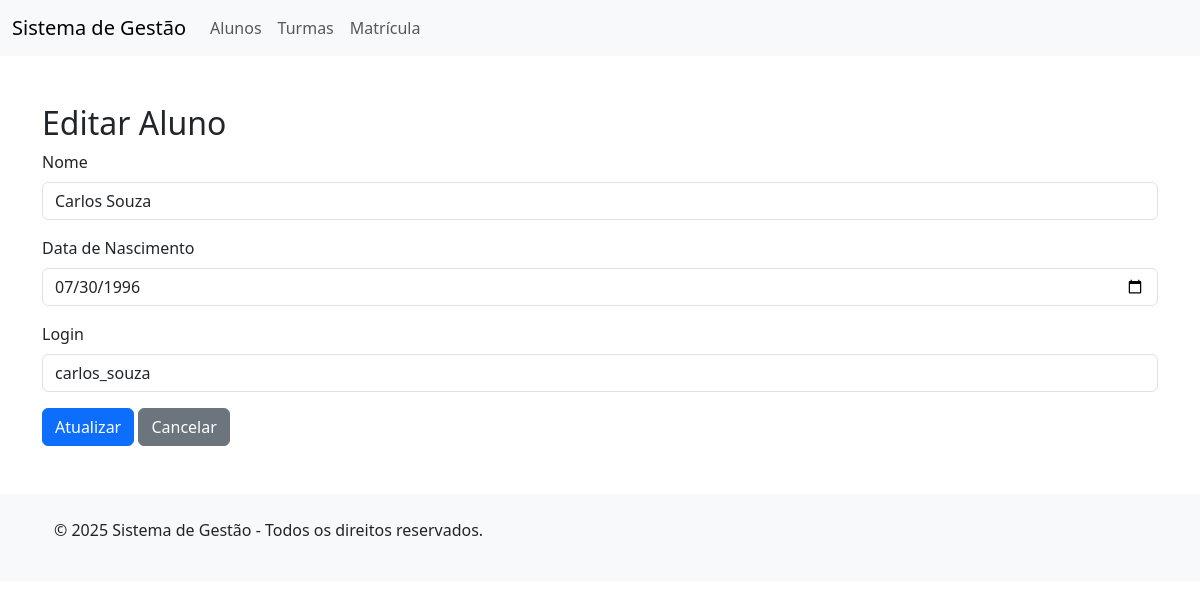
Screenshot of /students/edit?id=3 with the database file from the repository.
### tables this page shows
CREATE TABLE students (
    id INT PRIMARY KEY AUTO_INCREMENT,
    name VARCHAR(100) NOT NULL,
    birth_date DATE NOT NULL,
    user_login VARCHAR(30) NOT NULL,
    created_at TIMESTAMP DEFAULT CURRENT_TIMESTAMP,
    updated_at TIMESTAMP DEFAULT CURRENT_TIMESTAMP ON UPDATE CURRENT_TIMESTAMP
);

### index.php (called while the page is built, shortened)
<?php
$url = isset($_GET['url']) ? $_GET['url'] : '';
$url = trim($url, '/');
handleRoute($url);

### app/config/Database.php (called while the page is built, shortened)
<?php
class Database
{
    private $connection;
    private function connect()
    {
        $host = 'localhost';
        $dbname = 'alura_fiap';
        $user = 'root';
        $password = '';
        try {
            $dsn = "mysql:host=$host;dbname=$dbname;charset=utf8mb4";
            $options = [
                PDO::ATTR_ERRMODE => PDO::ERRMODE_EXCEPTION,
                PDO::ATTR_DEFAULT_FETCH_MODE => PDO::FETCH_ASSOC,
                PDO::ATTR_EMULATE_PREPARES => false,
            ];
            $this->connection = new PDO($dsn, $user, $password, $options);
        } catch (PDOException $e) {
            error_log("Database connection error: " . $e->getMessage());
            throw new Exception("Database connection failed.");
        }
    }
    public function getConnection()
    {
        return $this->connection;
    }
}
?>

### app/models/Student.php (called while the page is built, shortened)
<?php
require_once(__DIR__ . '/../config/Database.php');
class Student
{
    private $db;
    public function __construct()
    {
        $conn = new Database();
        $this->db = $conn->getConnection();
    }
    public function getById($id)
    {
        try {
            $sql = "SELECT id, name, birth_date, user_login FROM students WHERE id = :id";
            $stmt = $this->db->prepare($sql);
            $stmt->bindValue(':id', $id, PDO::PARAM_INT);
            $stmt->execute();
            return $stmt->fetch(PDO::FETCH_ASSOC);
        } catch (Exception $e) {
            error_log("Erro ao buscar aluno por ID: " . $e->getMessage());
            return null;
        }
    }
}

### app/views/students/create_edit.php (the view, shortened to what this page needs)
<?php
include_once('./app/views/includes/header.php');
$isEditing = isset($student);
?>
<div class="container mt-5">
    <h2><?= $isEditing ? "Editar Aluno" : "Cadastrar Aluno"; ?></h2>
    <form method="POST" action="<?= isset($student) ? "update" : "store"; ?>">
        <div class="mb-3">
            <label for="name" class="form-label">Nome</label>
            <input type="text" class="form-control" id="name" name="name"
                value="<?= $isEditing ? htmlspecialchars($student['name']) : ''; ?>"
                minlength="3" required>
        </div>
        <div class="mb-3">
            <label for="birth_date" class="form-label">Data de Nascimento</label>
            <input type="date" class="form-control" id="birth_date" name="birth_date"
                value="<?= $isEditing ? $student['birth_date'] : ''; ?>" required>
        </div>
        <div class="mb-3">
            <label for="user_login" class="form-label">Login</label>
            <input type="text" class="form-control" id="user_login" name="user_login"
                value="<?= $isEditing ? htmlspecialchars($student['user_login']) : ''; ?>" required>
        </div>
        <button type="submit" class="btn btn-primary"><?= $isEditing ? "Atualizar" : "Cadastrar"; ?></button>
        <a href="/gestao_cursos_alunos/students" class="btn btn-secondary">Cancelar</a>
    </form>
</div>
<?php
include('./app/views/includes/footer.php');
?>

### rows the page displays
students: name "Carlos Souza", birth_date "07/30/1996", user_login "carlos_souza"
